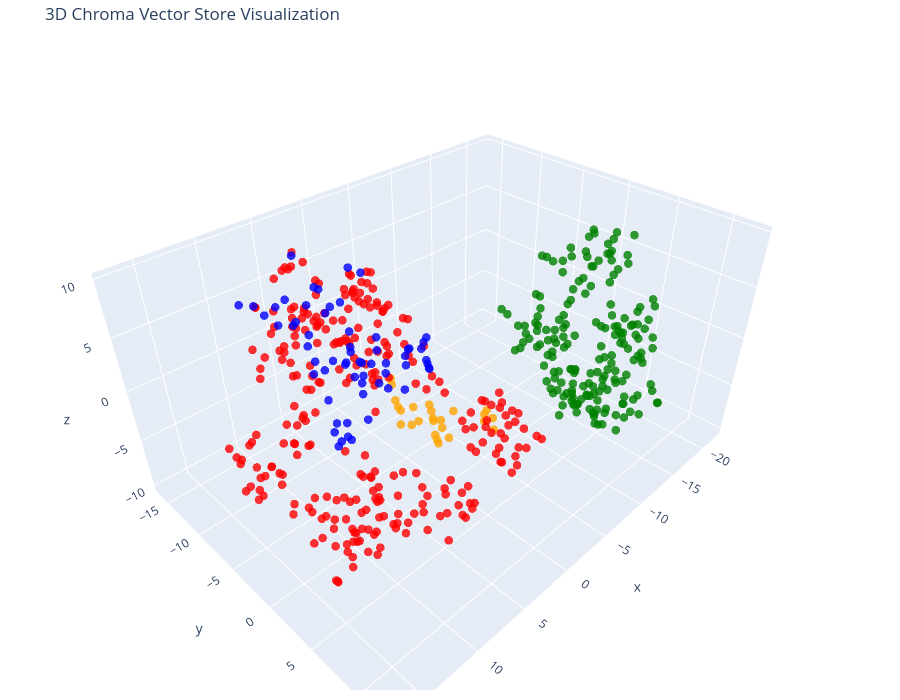

Notebook source saved alongside this figure:
### Code cell
tsne = TSNE(n_components=3, random_state=42)
reduced_vectors = tsne.fit_transform(vectors)

# Create the 3D scatter plot
fig = go.Figure(data=[go.Scatter3d(
    x=reduced_vectors[:, 0],
    y=reduced_vectors[:, 1],
    z=reduced_vectors[:, 2],
    mode='markers',
    marker=dict(size=5, color=colors, opacity=0.8),
    text=[f"Type: {t}<br>Text: {d[:100]}..." for t, d in zip(doc_types, documents)],
    hoverinfo='text'
)])

fig.update_layout(
    title='3D Chroma Vector Store Visualization',
    scene=dict(xaxis_title='x', yaxis_title='y', zaxis_title='z'),
    width=900,
    height=700,
    margin=dict(r=10, b=10, l=10, t=40)
)

fig.show()

### Figure 1 — Plotly figure (JSON) as saved in the notebook; plotly's stock layout.template omitted (floating-point values rounded to 4 significant figures; data arrays with more than 128 entries replaced by an {"elided": "..."} marker saying what was removed)
{"data": [{"hoverinfo": "text", "marker": {"color": {"elided": "543 str values"}, "opacity": 0.8, "size": 5}, "mode": "markers", "text": {"elided": "543 str values"}, "type": "scatter3d", "x": {"elided": "543 float values"}, "y": {"elided": "543 float values"}, "z": {"elided": "543 float values"}}], "layout": {"height": 700, "margin": {"b": 10, "l": 10, "r": 10, "t": 40}, "scene": {"xaxis": {"title": {"text": "x"}}, "yaxis": {"title": {"text": "y"}}, "zaxis": {"title": {"text": "z"}}}, "title": {"text": "3D Chroma Vector Store Visualization"}, "width": 900}}
